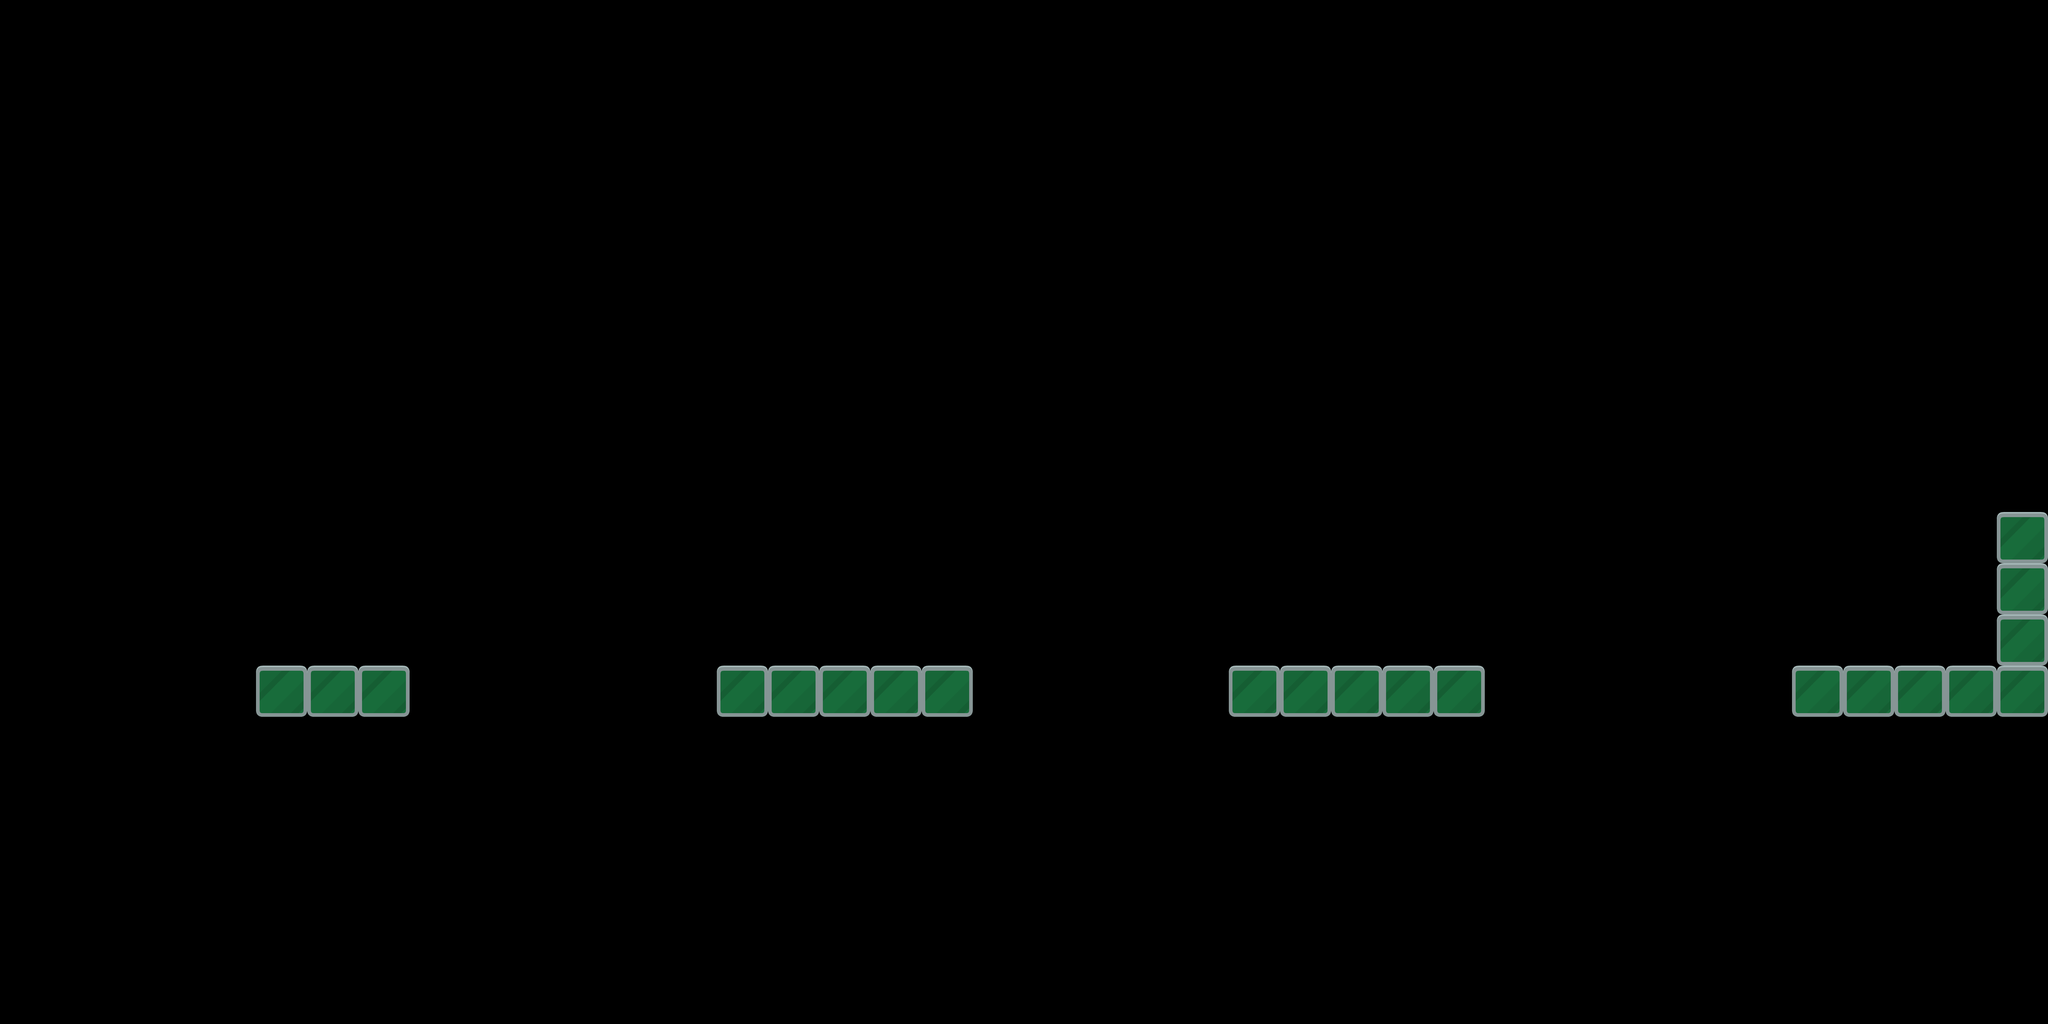

The image is a tile-based game level rendered from a .tmx file. Its description and source (layers, tilesets, objects; grid data summarised) follow:
An orthogonal 40x20 tile map with 140x140 px tiles, 1 tile layer (Tiles) and 7 objects.

<map version="1.2" tiledversion="1.2.1" orientation="orthogonal" renderorder="right-down" width="40" height="20" tilewidth="140" tileheight="140" infinite="0" nextlayerid="5" nextobjectid="8">
 <tileset firstgid="1" source="../Tilesheets/platformerPack_industrial_tilesheet@2.tsx" />
 <layer id="1" name="Tiles" width="40" height="20">
  <data>[800 cells, 21 non-empty, 1 distinct tile ids]</data>
 </layer>
 <objectgroup id="2" name="ground">
  <object id="1" x="700" y="1820" width="420" height="140" />
  <object id="2" x="1960" y="1820" width="700" height="140" />
  <object id="3" x="3360" y="1820" width="700" height="140" />
  <object id="4" x="4900" y="1820" width="700" height="140" />
  <object id="5" x="5460" y="1400" width="140" height="420" />
 </objectgroup>
 <objectgroup id="3" name="goal">
  <object id="6" x="5320" y="1680" width="140" height="140" />
 </objectgroup>
 <objectgroup id="4" name="startPos">
  <object id="7" x="840" y="1680" width="140" height="140" />
 </objectgroup>
</map>
